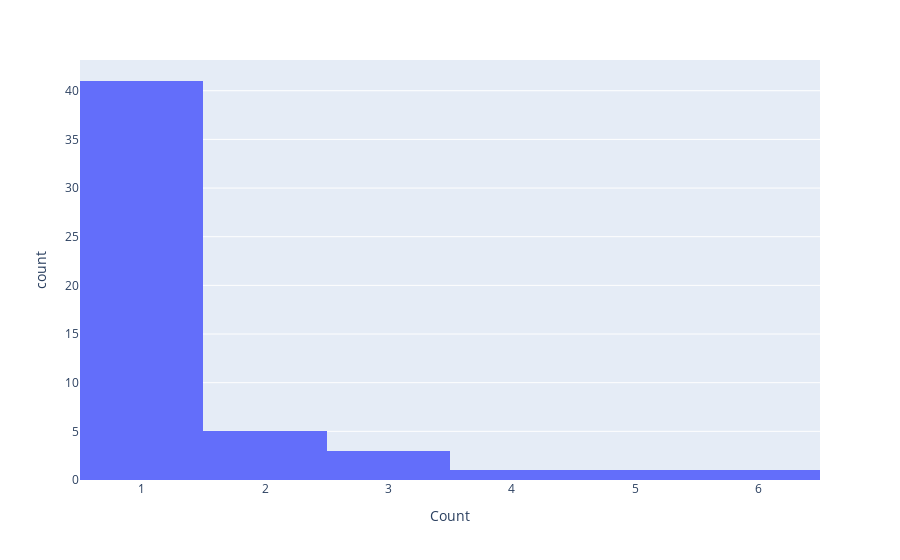

The code cell stored with this chart in its notebook:
### Markdown cell above
## Frequency

### Code cell
top_total_quads = []

for seq in top_5['Sequence']:
    top_total_quads = np.append(top_total_quads,extract_quadrumers(seq))

top_5_quadrumers = pd.Series(top_total_quads).value_counts().to_frame().reset_index().rename(columns={'index':'Quad',0:'Count'})

display(top_5_quadrumers.head(15))
top_5_quadrumers_of_interest = top_5_quadrumers[top_5_quadrumers['Count']>1]

px.histogram(top_5_quadrumers, x="Count")

### Figure 1 — Plotly figure (JSON) as saved in the notebook; plotly's stock layout.template omitted (floating-point values rounded to 4 significant figures)
{"data": [{"alignmentgroup": "True", "bingroup": "x", "hovertemplate": "Count=%{x}<br>count=%{y}<extra></extra>", "legendgroup": "", "marker": {"color": "#636efa"}, "name": "", "offsetgroup": "", "orientation": "v", "showlegend": false, "type": "histogram", "x": [6, 5, 4, 3, 3, 3, 2, 2, 2, 2, 2, 1, 1, 1, 1, 1, 1, 1, 1, 1, 1, 1, 1, 1, 1, 1, 1, 1, 1, 1, 1, 1, 1, 1, 1, 1, 1, 1, 1, 1, 1, 1, 1, 1, 1, 1, 1, 1, 1, 1, 1, 1], "xaxis": "x", "yaxis": "y"}], "layout": {"barmode": "relative", "legend": {"tracegroupgap": 0}, "margin": {"t": 60}, "xaxis": {"anchor": "y", "domain": [0, 1], "title": {"text": "Count"}}, "yaxis": {"anchor": "x", "domain": [0, 1], "title": {"text": "count"}}}}
